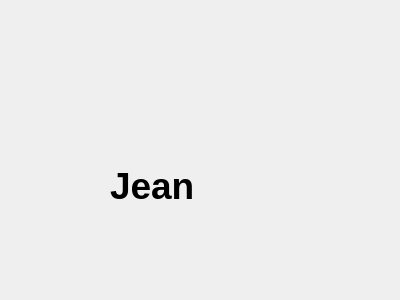
<?xml version="1.0" encoding="UTF-8"?>
<ui version="4.0">
 <class>Form</class>
 <widget class="QWidget" name="Form">
  <property name="geometry">
   <rect>
    <x>0</x>
    <y>0</y>
    <width>400</width>
    <height>300</height>
   </rect>
  </property>
  <property name="windowTitle">
   <string>Form</string>
  </property>
  <widget class="QLabel" name="label">
   <property name="geometry">
    <rect>
     <x>110</x>
     <y>120</y>
     <width>201</width>
     <height>131</height>
    </rect>
   </property>
   <property name="font">
    <font>
     <pointsize>28</pointsize>
     <weight>75</weight>
     <bold>true</bold>
    </font>
   </property>
   <property name="text">
    <string>Jean</string>
   </property>
  </widget>
 </widget>
 <resources/>
 <connections/>
</ui>
